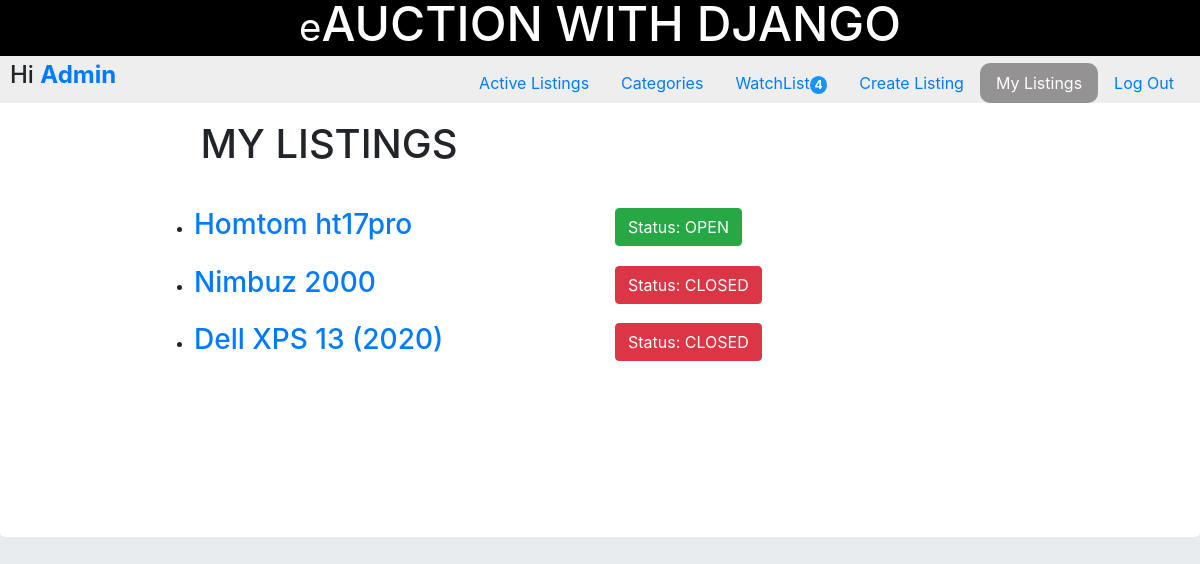
Page /myListings (signed in) on the earlier database version.
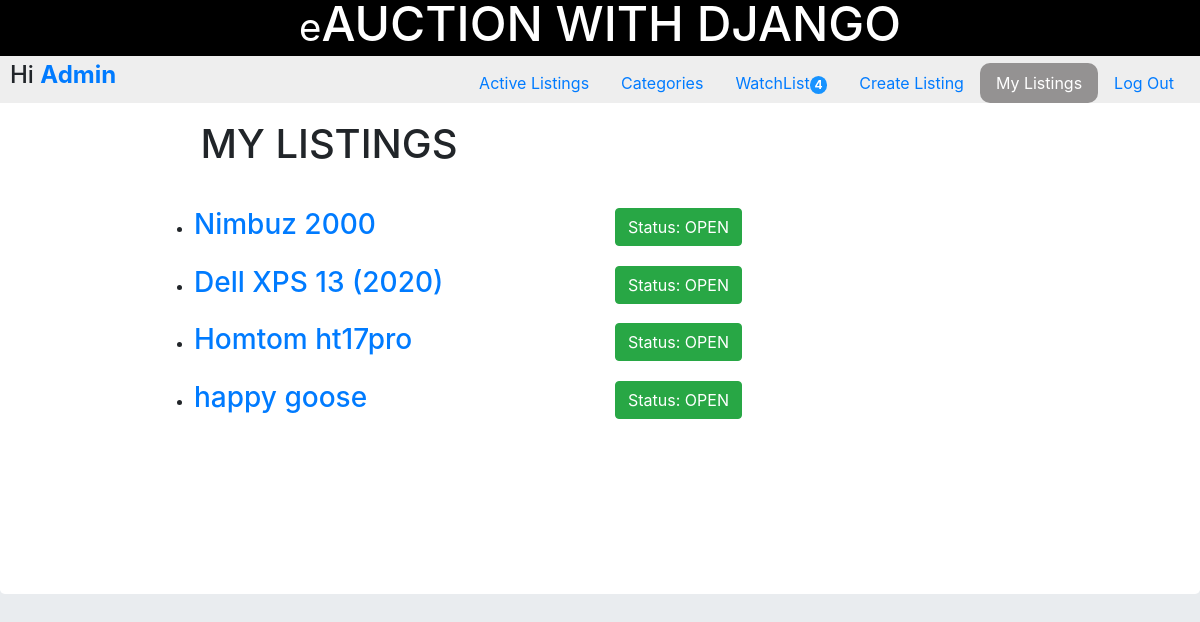
Same page on the later database version.
### auctions/models.py (models this page shows)
class Listing(models.Model):
    author = models.ForeignKey(User, on_delete=models.CASCADE, null=True, blank=True)
    item  = models.ForeignKey(Item, on_delete=models.CASCADE, null=True, blank=True)
    status = models.CharField(max_length=4, null=False, blank=False, default='open')
    current_bid = models.FloatField()
    def __str__(self):
        return str(self.item)

class Item(models.Model):
    title = models.CharField(max_length=50, unique=True, null=False, blank=False)
    description = models.TextField()
    date = models.DateTimeField(auto_now_add=True)
    category = models.ForeignKey(Category, on_delete=models.SET_NULL, null=True, blank=True)
    img_url = models.CharField(max_length=200, null=True, blank=True)
    def __str__(self):
        return self.title

### auctions/views.py (the view)
# urls.py: path("myListings", views.myListings, name="myListings"),
def myListings(request):
    listings = Listing.objects.filter(author=request.user).order_by('-status')
    context = {'listings': listings, 'mylistingpage': 'active'}
    return render(request, "auctions/myListings.html", context)

### auctions/context_processors.py (called while the page is built)
def watchlist_processor(request):
    try:
        watchlist = Watchlist.objects.filter(user=request.user).count()
        return {'total_watchlist': watchlist}
    except:
        return {'total_watchlist': 0}

### auctions/templates/auctions/myListings.html
{% extends "auctions/layout.html" %}
{% block body %}
<div class="jumbotron" style="padding: 13%; padding-top: 2%; background: white;">
  <div>
    <h1 style="padding-left: 5%;">MY LISTINGS</h1>
    <br>
    <div class="container">
      {% for listing in listings  %}
      <div class="row m-2">
        <div class="col-6">
          <ul>
            <li><a href="listing?q={{ listing.item.id }}"><h3>{{ listing }}</h3></a></li>
          </ul>
        </div>
        <div class="col">
          {% if listing.status == 'open' %}
          <span class="btn btn-success">Status: OPEN</span>
          {% else %}
          <span class="btn btn-danger">Status: CLOSED</span>
          {% endif %}
        </div>
      </div>
      {% empty %}
      <ul>
        <li>You have not listed any item yet! <a href="{% url 'createListing' %}"><h3>List one now!</h3></a></li>
      </ul>
      {% endfor %}
    </div>
  </div>
</div>
{% endblock %}

Differences in the rows shown:
changed Listing "Nimbuz 2000": status "Status: CLOSED" → "Status: OPEN"
changed Listing "Dell XPS 13 (2020)": status "Status: CLOSED" → "Status: OPEN"
changed Listing "Homtom ht17pro": moves down the list
added Listing: item.title "happy goose", status "Status: OPEN"
